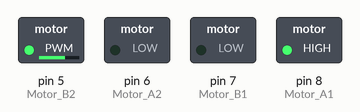
Simulated run of this sketch. Board: Arduino Nano, built with avr-gcc and run on an emulated ATmega328P. Shown: switched loads named in the sketch (green lamp = pin HIGH).

Above: at 0.1 s.
Timing chart, 0 to 1.6 s (numbered marks = the images above):
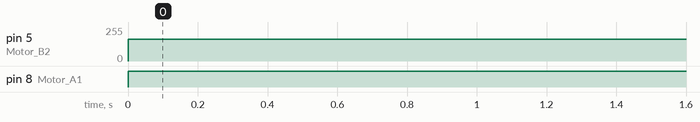

The sketch:

movement-functions.ino
```cpp
int sensorPins[] = {A0, A1, A2, A3, A4, A5, A6, A7};
int v[] = {0, 0, 0, 0, 0, 0, 0, 0};
const int Motor_A1 = 8;  // Left wheel, goes backwards
const int Motor_A2 = 6;  // Left wheel, goes forward
const int Motor_B1 = 7;  // Right wheel, goes forward
const int Motor_B2 = 5;  // Right wheel, goes backwards


void setup() {

  for (int i = 0; i <= 7; i++) {
    pinMode(sensorPins[i], INPUT);
  }

//  pinMode(echoPin, INPUT);
//  pinMode(trigPin, OUTPUT);
  pinMode(Motor_A1, OUTPUT);
  pinMode(Motor_A2, OUTPUT);
  pinMode(Motor_B1, OUTPUT);
  pinMode(Motor_B2, OUTPUT);

  Serial.begin(9600); // Initialize serial communication
}

void loop() {
  forward();
  delay(20);
}


void forward() {
  analogWrite(Motor_A1, 155);
  analogWrite(Motor_A2, LOW);
  analogWrite(Motor_B1, LOW);
  analogWrite(Motor_B2, 164);
}

void moveSlightlyLeft() {
  analogWrite(Motor_A1, 155);
  analogWrite(Motor_A2, LOW);
  analogWrite(Motor_B1, LOW);
  analogWrite(Motor_B2, 201);
}

void moveSlightlyRight() {
  analogWrite(Motor_A1, 197);
  analogWrite(Motor_A2, LOW);
  analogWrite(Motor_B1, LOW);
  analogWrite(Motor_B2, 164);
}

void stopMoving() {
  analogWrite(Motor_A1, 0.0);
  analogWrite(Motor_A2, 0.0);
  analogWrite(Motor_B1, 0.0);
  analogWrite(Motor_B2, 0.0);
  delay(500);
}

void turnAround() {
  forward();
  delay(200);
  stopMoving();
  spin();
  delay(450);
  stopMoving();
  if (!isEverythingWhite()) {
    forward();
    return;
  }
  spin();
  delay(450);
  stopMoving();
  delay(100);
}

void spin() {
  analogWrite(Motor_A1, LOW);
  analogWrite(Motor_A2, 202.0);
  analogWrite(Motor_B1, LOW);
  analogWrite(Motor_B2, 192.0);
}


void turnRightOrMoveForward() {
  stopMoving();
  forward();
  delay(20);
  stopMoving();
  if (analogRead(sensorPins[7]) > 720 || analogRead(sensorPins[6]) > 720) {
    turnAround();
  }
  if (isEverythingWhite()) {
    spin();
    delay(1050);
  }
  stopMoving();
  forward();
  delay(50);
}

bool isEverythingWhite() {
  for (int i = 0; i <= 7; i++) {
    v[i] = analogRead(sensorPins[i]);
    if (v[i] > 720 ) {
      return false;
    }
  }
  return true;
}
```

Measured:
- by itself, pin 5 (Motor_B2): 0/255 → 164/255 at 0.00 s
- by itself, pin 8 (Motor_A1): LOW → HIGH at 0.00 s
